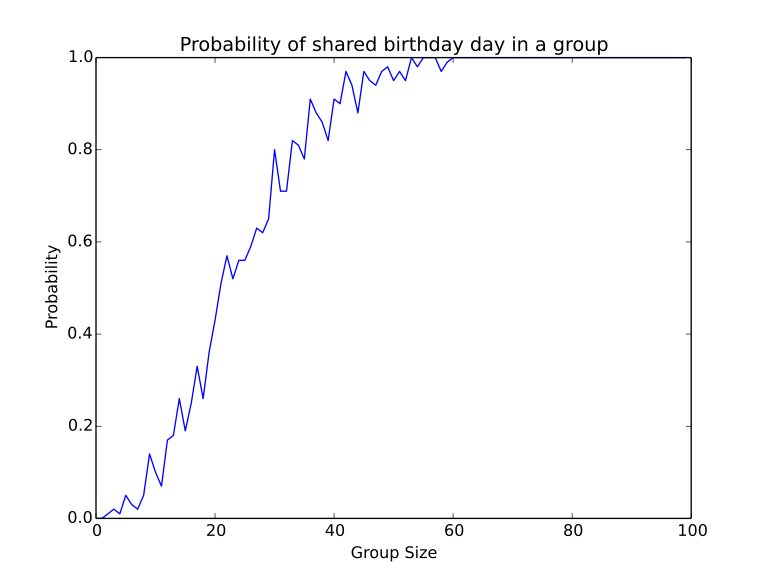

Reproduce this figure in Python.
import random
import matplotlib.pyplot as plt


max_group_size = 100
trials = 100
share_count = 0
results_x = []
results_y = []

for group_size in range(max_group_size):
    print(group_size)
    share_count = 0
    for trial in range(trials):
        birthdays = []
        for i in range(group_size):
            birthday = random.randrange(365)
            birthdays.append(birthday)

        collision = False
        for birthday in birthdays:
            if birthdays.count(birthday) > 1:
                collision = True

        if collision == True:
            share_count = share_count + 1

    share_probability = share_count / float(trials)
    results_x.append(group_size)
    results_y.append(share_probability)

plt.plot(results_x, results_y)
plt.title("Probability of shared birthday day in a group")
plt.xlabel("Group Size")
plt.ylabel("Probability")
plt.savefig("birthday_problem_monte-carlo.svg")